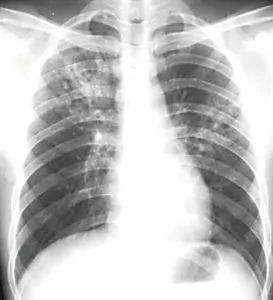
#> input picture basic-8/2.jpg, 273 x 300 px, found by its file name
$ python 'Intensity Slicing.py'
#> lines starting #> are read from the running program, lines starting #| are printed output that depends on the picture
import cv2
import numpy as np
import matplotlib.pyplot as plt

# 读取图像并转换为灰度图像
I = cv2.imread("basic-8/2.jpg")
#> I is the input picture: shape (300, 273, 3); mean B, G, R 193.9, 194, 194
I_gray = cv2.cvtColor(I, cv2.COLOR_BGR2GRAY)

# 显示灰度图像
plt.figure(figsize=(8, 5))
plt.subplot(1, 2, 1)
plt.imshow(I_gray, cmap="gray")
plt.title("Gray Image")

# 使用 np.digitize 来模拟 grayslice 分割灰度图像为 16 个级别
levels = 16
bins = np.linspace(0, 255, levels + 1)  # 创建分割区间
G2C = np.digitize(I_gray, bins) - 1  # 对灰度图像进行分级

# 使用 OpenCV 的 applyColorMap 来实现伪彩色映射
# 定义伪彩色映射方案，例如使用 JET 颜色映射
pseudo_colored = cv2.applyColorMap(
    (G2C * (255 // levels)).astype(np.uint8), cv2.COLORMAP_JET
)
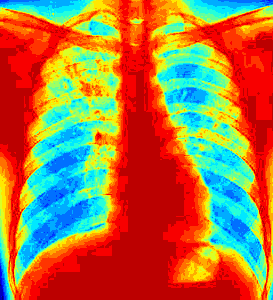
#> pseudo_colored: shape (300, 273, 3); mean B, G, R 66.3, 115.7, 173.2

# 显示伪彩色图像
plt.subplot(1, 2, 2)
plt.imshow(cv2.cvtColor(pseudo_colored, cv2.COLOR_BGR2RGB))  # 转换为RGB显示
plt.title("Pseudo-color Image\nwith JET colormap")
plt.colorbar()  # 显示颜色条

# 显示图像
plt.show()
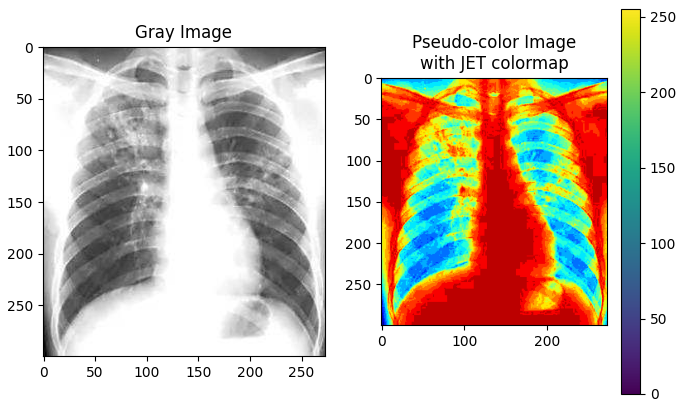
#> figure drawn by matplotlib, 3 panels

$ run again, with basic-8/1.jpg copied over basic-8/2.jpg
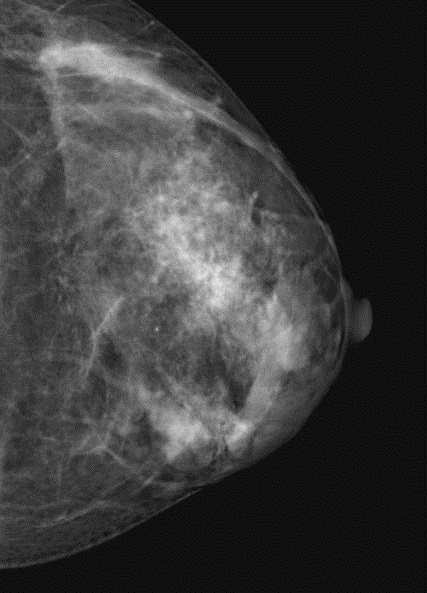
#> input picture basic-8/1.jpg, 427 x 593 px, found by its file name
#> I is the input picture: shape (593, 427, 3); min 0, max 243, mean 59
#> `pseudo_colored = cv2.applyColorMap( (G2C * (255 // levels)).astype(np...`:
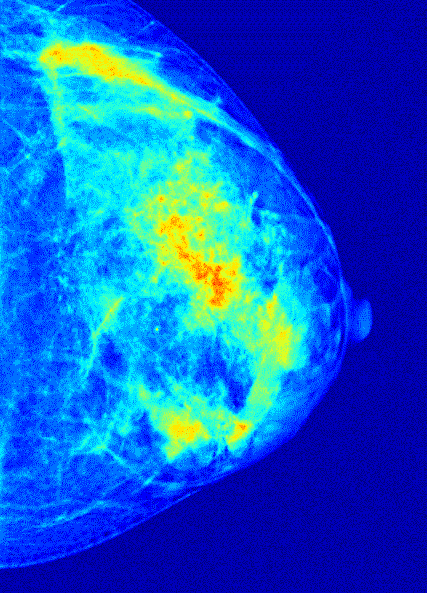
#> pseudo_colored: shape (593, 427, 3); mean B, G, R 203.1, 92, 16.6
#> `plt.show()`:
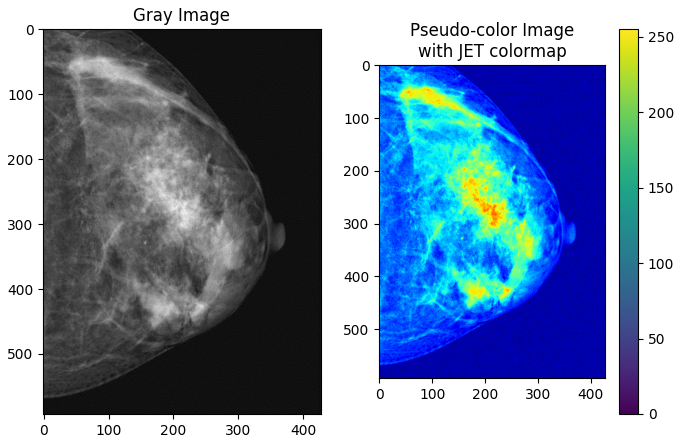
#> figure drawn by matplotlib, 3 panels
